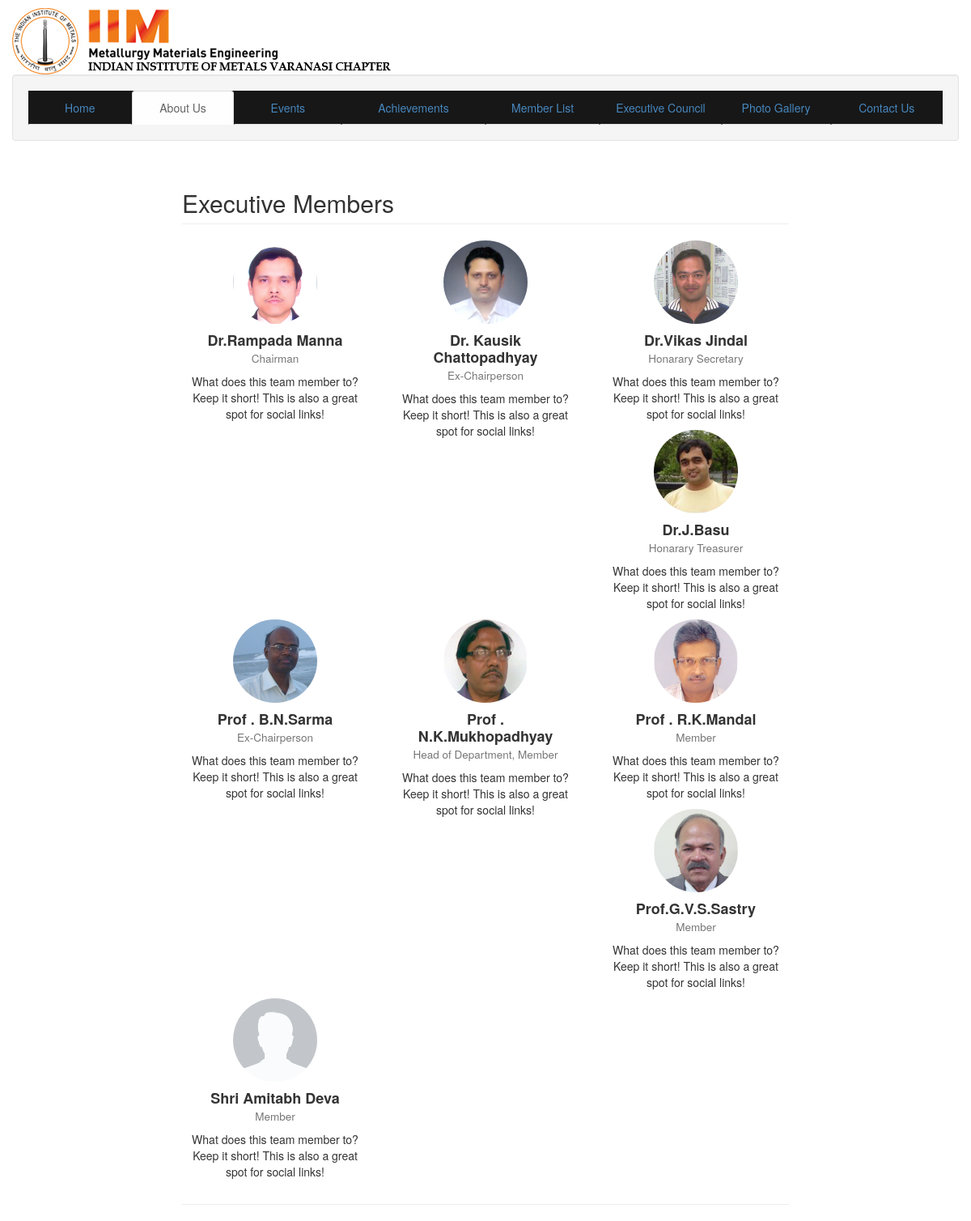
Screenshot of /executivecouncil/ with the database file from the repository.
### iimv/models.py (models this page shows, shortened)
class ExecutiveMembers(models.Model):
	srn = models.IntegerField(null=True)
	images = models.ImageField(upload_to='static/executivememberslist/')
	name = models.CharField(max_length=50)
	description = models.TextField()
	position = models.CharField(max_length=50)

### iimv/views.py (the view)
# urls.py: path('executivecouncil/',executivecouncil),
def executivecouncil(request):
	list_council = ExecutiveMembers.objects.all().order_by('srn')
	return render(request,'member.html',{'list':list_council})

### iimv/templates/member.html (shortened to what this page needs)
{% load staticfiles %}
<!DOCTYPE html>
<html>
<head>
    <link rel="stylesheet" href='{% static "bootstrap/css/bootstrap.min.css" %}'>
    <link rel="stylesheet" type="text/css" href='{% static "styl31.css" %}'>
</head>
<body  data-spy="scroll">
 <div class="container-fluid">
 <img class="hidden-xs" src='{% static "img/logo.jpg" %}'/>
  <div class="h3ad3r " >
       <div class="n4v well">
        <ul class="nav nav-tabs nav-justified navbar-fixed">
         <li ><a href="/index">Home</a></li>
         <li class='active' ><a href="/aboutus">About Us</a></li>
        <li><a href="/events">Events</a></li>
        <li><a href="/achievements">Achievements</a></li>
         <li><a href="/memberlist">Member List</a></li>
         <li><a href="/executivecouncil">Executive Council</a></li>
         <li><a href="/photogallery">Photo Gallery</a></li>
         <li ><a href="/contactus">Contact Us</a></li>
       </ul>
    </div>
</div>
    <div class="container col-md-8 col-md-offset-2">
        <div class="row">
            <div class="col-lg-12">
                <h2 class="page-header">Executive Members</h2>
            </div>
            {% for image in list %}
            <div class="col-lg-4 col-sm-6 text-center">
                <div class="col-md-12 text-center"><img class="col-md-8 col-md-offset-2 img-circle img-responsive img-center" width="100%" src="{{image.images.url}}" alt=""></div>
                <h4 class="col-md-12 text-center"><strong>{{image.name}}</strong><br>
                    <small>{{image.position}}</small>
                </h4>
                <p>{{image.description}}</p>
            </div>
            {% endfor %}
        </div>
        <hr>
</div>
</body>
</html>

### iimv/static/styl31.css (style rules this page uses)
.container-fluid { position: absolute; #height: 200%; }
body { padding-top: 10px; }
.h3ad3r { height: 18%; width: 100%; background: rgba(76, 175, 80, 0.0); position: relative; left: 0; }
.n4v { position: relative; #top: 80%; left: 0; }
.nav { background-color: black ; opacity: 0.9 ; }

### rows the page displays
ExecutiveMembers: images (picture), name "Dr.Rampada Manna", position "Chairman", description "What does this team member to? Keep it short! This is also a great spot for social links!"
ExecutiveMembers: images (picture), name "Dr. Kausik Chattopadhyay", position "Ex-Chairperson", description "What does this team member to? Keep it short! This is also a great spot for social links!"
ExecutiveMembers: images (picture), name "Dr.Vikas Jindal", position "Honarary Secretary", description "What does this team member to? Keep it short! This is also a great spot for social links!"
ExecutiveMembers: images (picture), name "Dr.J.Basu", position "Honarary Treasurer", description "What does this team member to? Keep it short! This is also a great spot for social links!"
ExecutiveMembers: images (picture), name "Prof . B.N.Sarma", position "Ex-Chairperson", description "What does this team member to? Keep it short! This is also a great spot for social links!"
ExecutiveMembers: images (picture), name "Prof . N.K.Mukhopadhyay", position "Head of Department, Member", description "What does this team member to? Keep it short! This is also a great spot for social links!"
ExecutiveMembers: images (picture), name "Prof . R.K.Mandal", position "Member", description "What does this team member to? Keep it short! This is also a great spot for social links!"
ExecutiveMembers: images (picture), name "Prof.G.V.S.Sastry", position "Member", description "What does this team member to? Keep it short! This is also a great spot for social links!"
ExecutiveMembers: images (picture), name "Shri Amitabh Deva", position "Member", description "What does this team member to? Keep it short! This is also a great spot for social links!"
